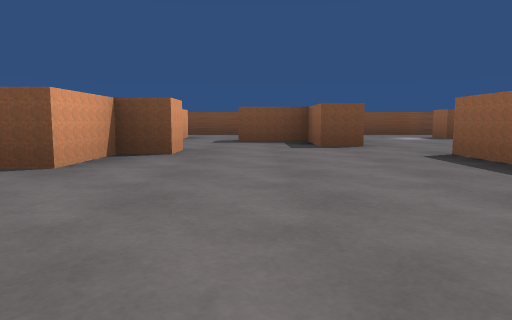
view 1 (above)

17 first-person views from a walk through a Unity game level. The camera is 0.58 m above the floor, tilts 6° down and sees 70° across. The floor is counted in squares, 2 m on a side. Each view is taken from the middle of a square. On the plan, view 1 faces up. The plan holds only what a view shows up to about 9 squares ahead; the rest is blank. The player character is not drawn.

view 2
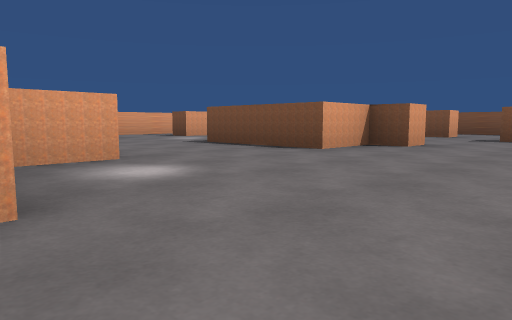

view 3
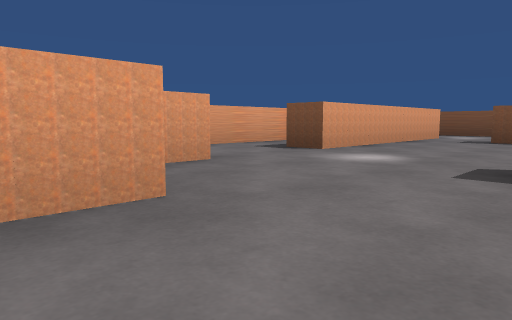

view 4
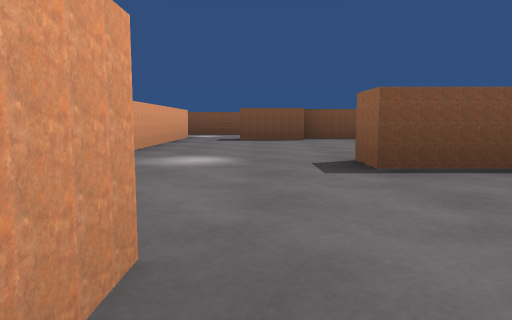

view 5
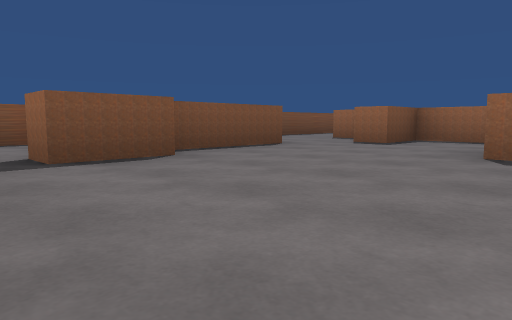

view 6
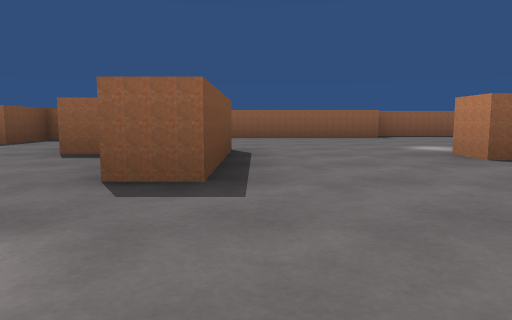

view 7
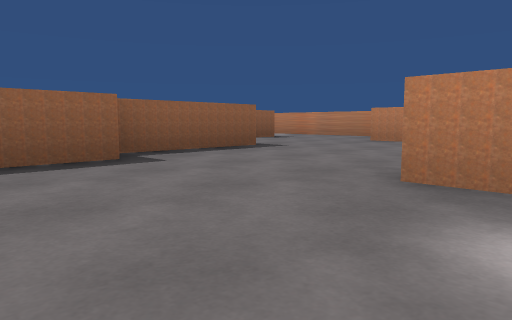

view 8
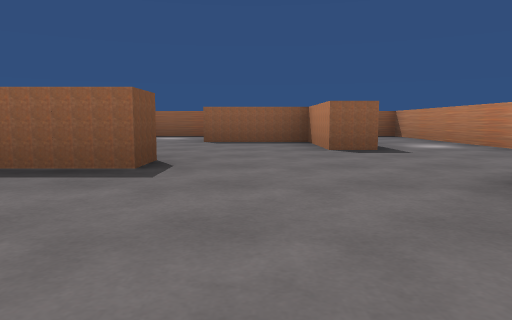

view 9
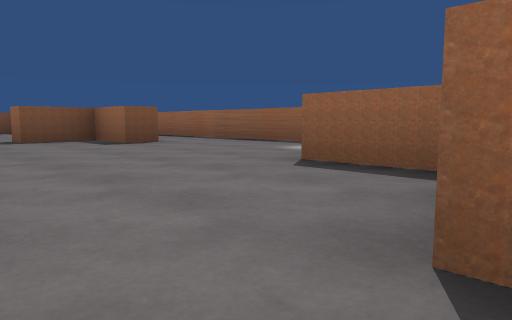

view 10
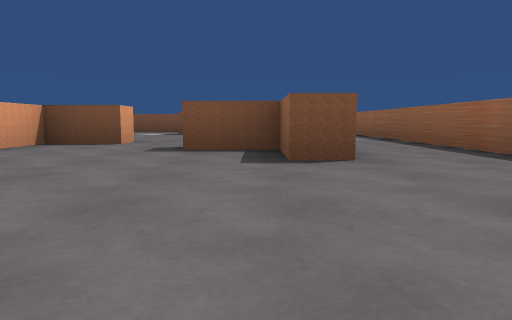

view 11
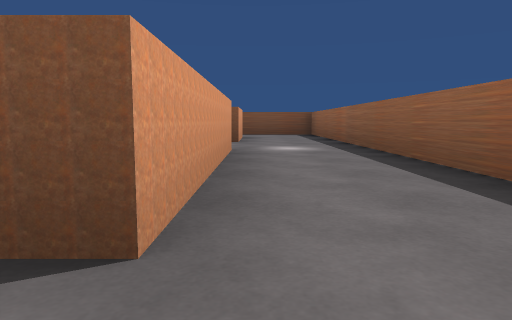

view 12
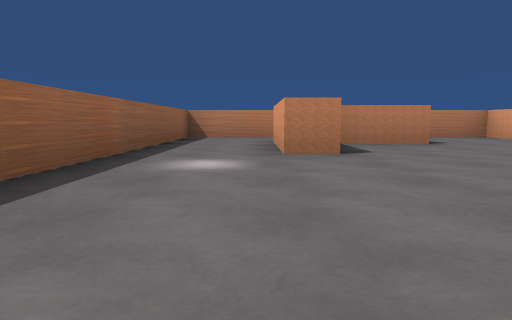

view 13
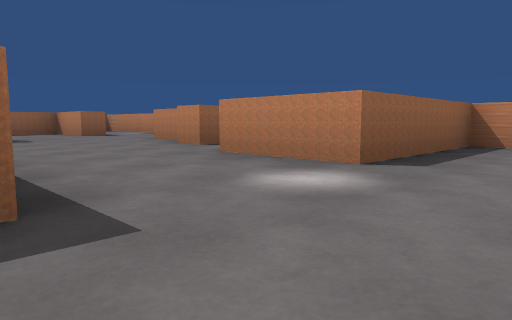

view 14
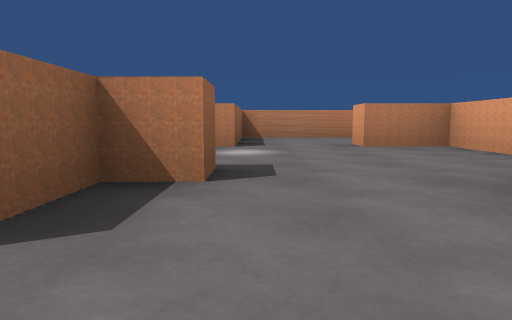

view 15
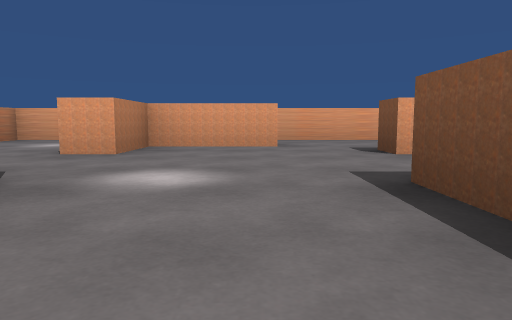

view 16
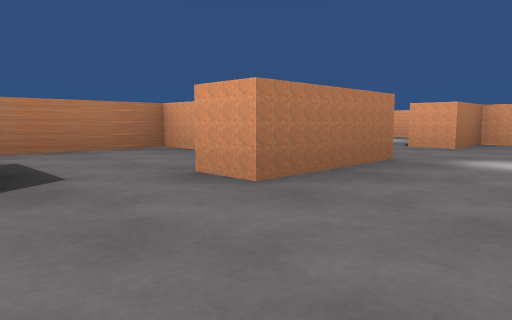

view 17
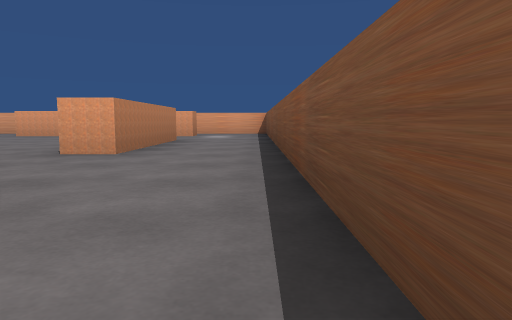

### Floor plan
Ten units are one square. View 1 is at (0, 0); x grows to the right and y downward. Boxes are objects, and circles mark ways between rooms. Rooms are numbered by the first view taken in them; rooms with no view inside come last. Other rooms are left out.
<svg viewBox="-72 -89 150 152">
<path fill="none" stroke="#000" d="M17 4 17 -32M28 23 22 23 22 4M33 -32 33 -27 23 -27 23 -19M-8 8 -2 8M38 44 38 38 53 38 53 22 58 22 58 41M14 -42 8 -42M-17 -2 -17 5M58 -38 58 -7 53 -7 53 -17 43 -17 43 -22M10 43 18 43M-4 38 2 38M17 50 17 58 56 58M-12 32 -12 38M-7 -39 -7 -33 -12 -33 -12 -23M8 -52 -2 -52M73 46 73 -66M58 -68 58 -54M-23 51 -23 58 -6 58M-52 -19 -52 -12M-42 -9 -42 7M-52 -55 -52 -33 -58 -33M-31 -57 -42 -57M-12 -23 -32 -23 -32 -28M-67 -45 -67 -19M-28 8 -23 8 -23 -2 -17 -2M-12 -62 -32 -62M-2 -52 -2 -58M8 -42 8 -52M-52 18 -52 32 -42 32 -42 38M-42 7 -48 7M-28 32 -12 32M-20 12 -28 12 -28 8M-67 0 -67 18M8 -62 8 -68M33 -62 33 -68M-38 -68 -12 -68 -12 -62M40 -83 -62 -83M-42 -57 -42 -62M-58 -68 -52 -68 -52 -55M-67 -84 -67 -65M51 -62 33 -62M-67 48 -67 58 -28 58 -28 32M56 58 73 58 73 46"/>
<circle cx="-10" cy="-40" r="3" fill="#2a7"/>
<circle cx="-20" cy="-10" r="3" fill="#2a7"/>
<circle cx="-20" cy="25" r="3" fill="#2a7"/>
<circle cx="30" cy="-35" r="3" fill="#2a7"/>
<circle cx="50" cy="-45" r="3" fill="#2a7"/>
<circle cx="45" cy="50" r="3" fill="#2a7"/>
<circle cx="65" cy="35" r="3" fill="#2a7"/>
<circle cx="-35" cy="0" r="3" fill="#2a7"/>
<circle cx="-10" cy="-60" r="3" fill="#2a7"/>
<circle cx="-50" cy="-60" r="3" fill="#2a7"/>
<circle cx="-40" cy="40" r="3" fill="#2a7"/>
<circle cx="25" cy="-60" r="3" fill="#2a7"/>
<text x="30" y="0">1</text>
<text x="-40" y="-30">2</text>
<text x="-40" y="20">3</text>
<text x="0" y="-70">4</text>
<text x="30" y="-50">5</text>
<text x="-50" y="50">6</text>
<text x="60" y="50">7</text>
</svg>
Room 1 opens to room 2. Room 1 opens to room 3. Room 1 opens to room 5. Room 1 opens to room 7. Room 2 opens to room 3. Room 2 opens to room 4. Room 3 opens to room 6. Room 4 opens to room 5.

Where each view was taken, in squares from view 1:
view 1: 0 up, 0 right, facing up
view 2: 1 down, 1 right, facing up-left
view 3: 0 up, 3 left, facing up-left
view 4: 0 up, 4 left, facing up
view 5: 3 up, 5 left, facing up-right
view 6: 2 up, 5 left, facing right
view 7: 1 up, 1 left, facing down-right
view 8: 3 down, 0 right, facing right
view 9: 4 down, 3 right, facing up-right
view 10: 2 down, 5 right, facing up
view 11: 0 up, 6 right, facing up
view 12: 1 up, 6 right, facing down
view 13: 1 down, 4 left, facing down-right
view 14: 1 up, 3 left, facing down
view 15: 2 down, 1 left, facing left
view 16: 2 down, 0 right, facing down-left
view 17: 8 up, 2 right, facing left
